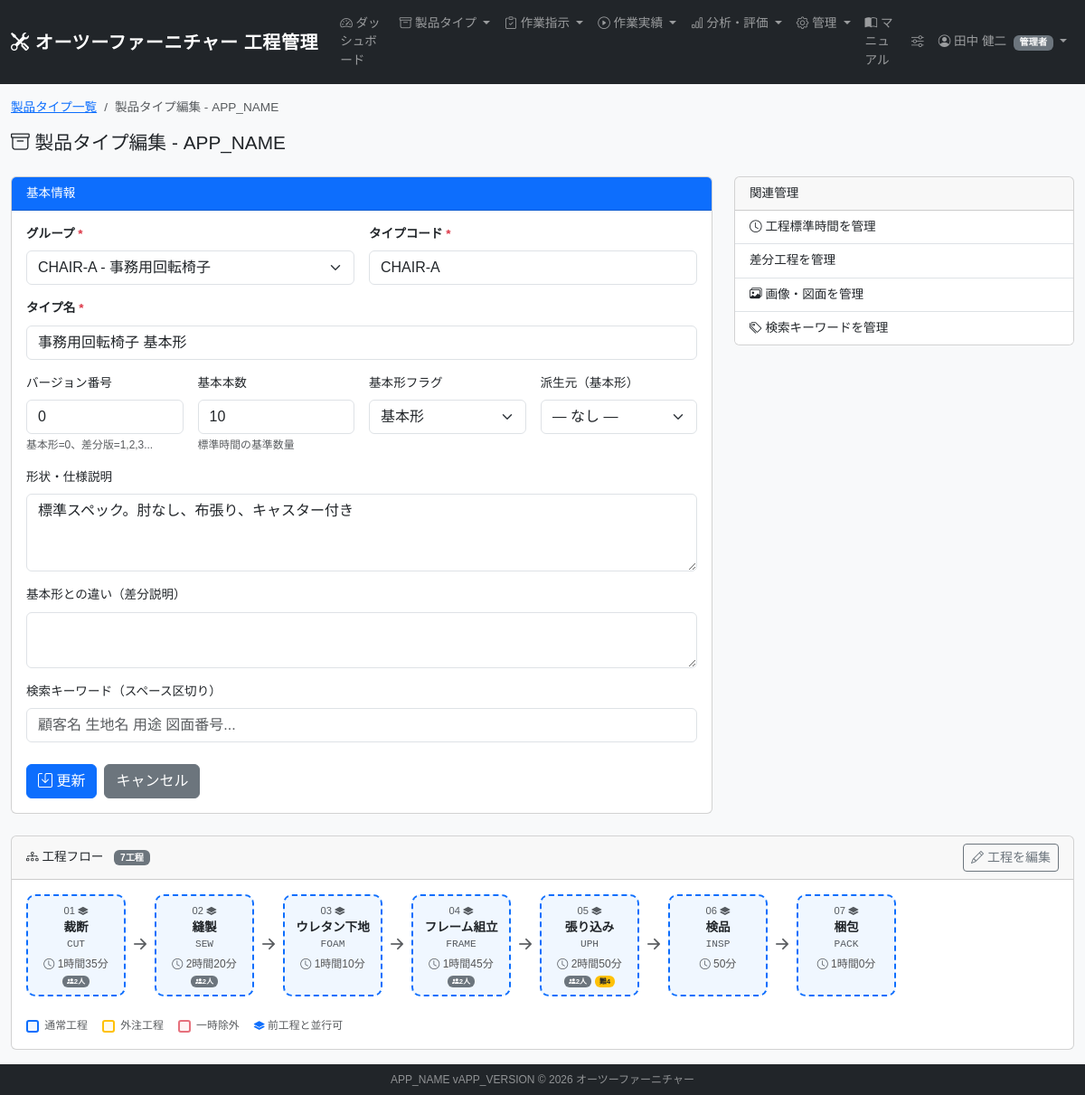
The app's page /chair_type_form.php?id=1 (signed in) with its own data.
### tables this page shows
CREATE TABLE IF NOT EXISTS chair_types (
    id INT AUTO_INCREMENT PRIMARY KEY,
    chair_type_group_id INT NOT NULL COMMENT '親グループID',
    chair_type_code VARCHAR(100) NOT NULL UNIQUE COMMENT '例：CHAIR-A、CHAIR-A-01、CHAIR-A-02',
    chair_type_name VARCHAR(255) NOT NULL COMMENT '椅子タイプ名',
    version_no INT DEFAULT 0 COMMENT '基本形は0、差分版は1,2,3...',
    is_base_type TINYINT(1) DEFAULT 0 COMMENT '基本形フラグ。基本形なら1',
    base_chair_type_id INT NULL COMMENT '派生元の基本形ID。基本形自身はNULL',
    base_quantity INT DEFAULT 1 COMMENT '標準時間の基準本数',
    shape_summary TEXT NULL COMMENT '形状・仕様の説明',
    difference_summary TEXT NULL COMMENT '基本形との違いの説明',
    search_text TEXT NULL COMMENT '全文検索用テキスト',
    is_active TINYINT(1) DEFAULT 1 COMMENT '論理削除フラグ',
    created_at DATETIME DEFAULT CURRENT_TIMESTAMP,
    updated_at DATETIME DEFAULT CURRENT_TIMESTAMP ON UPDATE CURRENT_TIMESTAMP,
    CONSTRAINT fk_chair_type_group FOREIGN KEY (chair_type_group_id) REFERENCES chair_type_groups(id),
    CONSTRAINT fk_chair_type_base FOREIGN KEY (base_chair_type_id) REFERENCES chair_types(id)
);

CREATE TABLE IF NOT EXISTS chair_type_groups (
    id INT AUTO_INCREMENT PRIMARY KEY,
    group_code VARCHAR(100) NOT NULL UNIQUE COMMENT '基本椅子タイプコード。例：CHAIR-A',
    group_name VARCHAR(255) NOT NULL COMMENT '基本椅子タイプ名',
    memo TEXT NULL COMMENT '基本タイプ全体の説明',
    is_active TINYINT(1) DEFAULT 1,
    created_at DATETIME DEFAULT CURRENT_TIMESTAMP,
    updated_at DATETIME DEFAULT CURRENT_TIMESTAMP ON UPDATE CURRENT_TIMESTAMP
);

CREATE TABLE IF NOT EXISTS chair_type_process_standards (
    id INT AUTO_INCREMENT PRIMARY KEY,
    chair_type_id INT NOT NULL COMMENT '椅子タイプID',
    process_id INT NOT NULL COMMENT '工程ID',
    base_quantity INT DEFAULT 1 COMMENT 'この標準時間の基準本数',
    setup_minutes DECIMAL(10,2) DEFAULT 0 COMMENT '段取り時間（数量に比例しない固定時間）',
    base_work_minutes DECIMAL(10,2) DEFAULT 0 COMMENT '基本本数分の正味作業時間',
    allowance_rate DECIMAL(5,2) DEFAULT 0 COMMENT 'アローアンス率（8.00なら8%）',
    allowance_minutes DECIMAL(10,2) DEFAULT 0 COMMENT '固定アローアンス時間',
    allowance_reason TEXT NULL COMMENT 'アローアンスを設定した理由',
    standard_workers INT DEFAULT 1 COMMENT '標準作業人数',
    difficulty_level INT DEFAULT 1 COMMENT '難易度1-5（評価計算で使用）',
    can_start_parallel     TINYINT(1)   DEFAULT 1   COMMENT '同時進行可能か（1=可）',
    display_order          INT          DEFAULT 0   COMMENT '工程表示順',
    is_active              TINYINT(1)   DEFAULT 1,
    is_outsourced          TINYINT(1)   DEFAULT 0   COMMENT '外注フラグ（1=外注）',
    outsource_vendor       VARCHAR(200) NULL        COMMENT '外注先名',
    outsource_lead_days    INT          DEFAULT 0   COMMENT '外注リードタイム（営業日数）',
    is_temporarily_excluded TINYINT(1)  DEFAULT 0   COMMENT '一時除外フラグ',
    excluded_reason        VARCHAR(500) NULL        COMMENT '一時除外の理由',
    created_at DATETIME DEFAULT CURRENT_TIMESTAMP,
    updated_at DATETIME DEFAULT CURRENT_TIMESTAMP ON UPDATE CURRENT_TIMESTAMP,
    UNIQUE KEY uq_chair_process (chair_type_id, process_id),
    CONSTRAINT fk_ctps_chair_type FOREIGN KEY (chair_type_id) REFERENCES chair_types(id),
    CONSTRAINT fk_ctps_process FOREIGN KEY (process_id) REFERENCES processes(id)
);

CREATE TABLE IF NOT EXISTS processes (
    id INT AUTO_INCREMENT PRIMARY KEY,
    process_code VARCHAR(50) NOT NULL UNIQUE COMMENT '工程コード',
    process_name VARCHAR(100) NOT NULL COMMENT '工程名',
    display_order INT DEFAULT 0 COMMENT '表示順',
    is_active TINYINT(1) DEFAULT 1,
    created_at DATETIME DEFAULT CURRENT_TIMESTAMP
);

### app/functions.php (called while the page is built, shortened)
<?php
function h(mixed $str): string {
    return htmlspecialchars((string)($str ?? ''), ENT_QUOTES | ENT_HTML5, 'UTF-8');
}
function formatMinutes(float $minutes): string {
    $h = floor($minutes / 60);
    $m = round($minutes % 60);
    if ($h === 0.0) return "{$m}分";
    return "{$h}時間{$m}分";
}
function getInt(string $key, int $default = 0): int {
    return isset($_GET[$key]) ? (int)$_GET[$key] : $default;
}

### app/db.php (called while the page is built, shortened)
<?php
function getDB(): PDO {
    static $pdo = null;
    if ($pdo !== null) {
        return $pdo;
    }
    $dsn = sprintf(
        'mysql:host=%s;dbname=%s;charset=%s',
        DB_HOST, DB_NAME, DB_CHARSET
    );
    try {
        $pdo = new PDO($dsn, DB_USER, DB_PASS, [
            PDO::ATTR_ERRMODE            => PDO::ERRMODE_EXCEPTION,
            PDO::ATTR_DEFAULT_FETCH_MODE => PDO::FETCH_ASSOC,
            PDO::ATTR_EMULATE_PREPARES   => false,
        ]);
    } catch (PDOException $e) {
        error_log('[DB接続エラー] ' . $e->getMessage());
        http_response_code(503);
        die('<h1>データベース接続に失敗しました。管理者に連絡してください。</h1>');
    }
    return $pdo;
}
function dbFetchAll(string $sql, array $params = []): array {
    $stmt = getDB()->prepare($sql);
    $stmt->execute($params);
    return $stmt->fetchAll();
}
function dbFetchOne(string $sql, array $params = []): array|false {
    $stmt = getDB()->prepare($sql);
    $stmt->execute($params);
    return $stmt->fetch();
}

### app/chair_type_service.php (called while the page is built, shortened)
<?php
function getChairTypeGroups(): array {
    return dbFetchAll(
        "SELECT * FROM chair_type_groups WHERE is_active = 1 ORDER BY group_code"
    );
}

### public/chair_type_form.php (the view, shortened to what this page needs)
<?php
require_once __DIR__ . '/../app/db.php';
require_once __DIR__ . '/../app/auth.php';
require_once __DIR__ . '/../app/functions.php';
require_once __DIR__ . '/../app/chair_type_service.php';
$id        = getInt('id');
$isEdit    = $id > 0;
$pageTitle = $isEdit ? '製品タイプ編集' : '製品タイプ登録';
$chairType = null;
if ($isEdit) {
    $chairType = dbFetchOne("SELECT * FROM chair_types WHERE id = ? AND is_active = 1", [$id]);
}
$groups   = getChairTypeGroups();
$flowProcesses = [];
if ($isEdit) {
    $flowProcesses = dbFetchAll(
        "SELECT ctps.display_order, ctps.setup_minutes, ctps.base_work_minutes,
                ctps.standard_workers, ctps.difficulty_level, ctps.can_start_parallel,
                ctps.is_outsourced, ctps.outsource_vendor, ctps.is_temporarily_excluded,
                ctps.is_active,
                p.id AS process_id, p.process_name, p.process_code
         FROM chair_type_process_standards ctps
         JOIN processes p ON ctps.process_id = p.id
         WHERE ctps.chair_type_id = ? AND ctps.is_active = 1
         ORDER BY ctps.display_order, p.display_order",
        [$id]
    );
}
require __DIR__ . '/parts/header.php';
?>
<div class="row mb-3">
  <div class="col">
    <nav aria-label="breadcrumb">
      <ol class="breadcrumb">
        <li class="breadcrumb-item"><a href="chair_types.php">製品タイプ一覧</a></li>
        <li class="breadcrumb-item active"><?= $pageTitle ?></li>
      </ol>
    </nav>
    <h2><i class="bi bi-archive"></i> <?= $pageTitle ?></h2>
  </div>
</div>
<div class="row">
  <div class="col-md-8">
    <div class="card">
      <div class="card-header bg-primary text-white">基本情報</div>
      <div class="card-body">
        <form method="post">
          <div class="row g-3">
            <div class="col-md-6">
              <label class="form-label fw-bold">グループ <span class="text-danger">*</span></label>
              <select name="chair_type_group_id" class="form-select" required>
                <?php foreach ($groups as $g): ?>
                <option value="<?= $g['id'] ?>"
                  <?= ($chairType['chair_type_group_id'] ?? '') == $g['id'] ? 'selected' : '' ?>>
                  <?= h($g['group_code']) ?> - <?= h($g['group_name']) ?>
                </option>
                <?php endforeach; ?>
              </select>
            </div>
            <div class="col-md-6">
              <label class="form-label fw-bold">タイプコード <span class="text-danger">*</span></label>
              <input type="text" name="chair_type_code" class="form-control" required
                     placeholder="例: CHAIR-A-01"
                     value="<?= h($chairType['chair_type_code'] ?? '') ?>">
            </div>
            <div class="col-12">
              <label class="form-label fw-bold">タイプ名 <span class="text-danger">*</span></label>
              <input type="text" name="chair_type_name" class="form-control" required
                     value="<?= h($chairType['chair_type_name'] ?? '') ?>">
            </div>
            <div class="col-md-3">
              <label class="form-label">バージョン番号</label>
              <input type="number" name="version_no" class="form-control" min="0"
                     value="<?= h($chairType['version_no'] ?? 0) ?>">
              <div class="form-text">基本形=0、差分版=1,2,3...</div>
            </div>
            <div class="col-md-3">
              <label class="form-label">基本本数</label>
              <input type="number" name="base_quantity" class="form-control" min="1" required
                     value="<?= h($chairType['base_quantity'] ?? 1) ?>">
              <div class="form-text">標準時間の基準数量</div>
            </div>
            <div class="col-md-3">
              <label class="form-label">基本形フラグ</label>
              <select name="is_base_type" class="form-select">
                <option value="1" <?= ($chairType['is_base_type'] ?? 0) ? 'selected' : '' ?>>基本形</option>
              </select>
            </div>
            <div class="col-md-3">
              <label class="form-label">派生元（基本形）</label>
              <select name="base_chair_type_id" class="form-select">
                <option value="">― なし ―</option>
              </select>
            </div>
            <div class="col-12">
              <label class="form-label">形状・仕様説明</label>
              <textarea name="shape_summary" class="form-control" rows="3"
              ><?= h($chairType['shape_summary'] ?? '') ?></textarea>
            </div>
            <div class="col-12">
              <label class="form-label">基本形との違い（差分説明）</label>
              <textarea name="difference_summary" class="form-control" rows="2"
              ><?= h($chairType['difference_summary'] ?? '') ?></textarea>
            </div>
            <div class="col-12">
              <label class="form-label">検索キーワード（スペース区切り）</label>
              <input type="text" name="search_text" class="form-control"
                     placeholder="顧客名 生地名 用途 図面番号..."
                     value="<?= h($chairType['search_text'] ?? '') ?>">
            </div>
          </div>
          <div class="mt-4 d-flex gap-2">
            <button type="submit" class="btn btn-primary">
              <i class="bi bi-save"></i> <?= $isEdit ? '更新' : '登録' ?>
            </button>
            <a href="chair_types.php" class="btn btn-secondary">キャンセル</a>
          </div>
        </form>
      </div>
    </div>
  </div>
  <?php if ($isEdit): ?>
  <div class="col-md-4">
    <div class="card mb-3">
      <div class="card-header">関連管理</div>
      <div class="list-group list-group-flush">
        <a href="standards.php?chair_type_id=<?= $id ?>" class="list-group-item list-group-item-action">
          <i class="bi bi-clock"></i> 工程標準時間を管理
        </a>
        <a href="adjustments.php?chair_type_id=<?= $id ?>" class="list-group-item list-group-item-action">
          <i class="bi bi-plus-minus"></i> 差分工程を管理
        </a>
        <a href="chair_type_media.php?chair_type_id=<?= $id ?>" class="list-group-item list-group-item-action">
          <i class="bi bi-images"></i> 画像・図面を管理
        </a>
        <a href="chair_type_keywords.php?chair_type_id=<?= $id ?>" class="list-group-item list-group-item-action">
          <i class="bi bi-tags"></i> 検索キーワードを管理
        </a>
      </div>
    </div>
  </div>
  <?php endif; ?>
</div>
<?php if ($isEdit && !empty($flowProcesses)): ?>
<div class="row mt-4">
  <div class="col-12">
    <div class="card">
      <div class="card-header d-flex align-items-center gap-2">
        <span><i class="bi bi-diagram-3"></i> 工程フロー</span>
        <span class="badge bg-secondary ms-1"><?= count($flowProcesses) ?>工程</span>
        <a href="standards.php?chair_type_id=<?= $id ?>" class="btn btn-sm btn-outline-secondary ms-auto">
          <i class="bi bi-pencil"></i> 工程を編集
        </a>
      </div>
      <div class="card-body overflow-auto">
        <div class="flowchart-wrap d-flex align-items-stretch gap-0 pb-2">
          <?php foreach ($flowProcesses as $i => $fp):
            $isOut   = !empty($fp['is_outsourced']);
            $isExcl  = !empty($fp['is_temporarily_excluded']);
            $isPara  = !empty($fp['can_start_parallel']);
            $stdMin  = ($fp['setup_minutes'] ?? 0) + ($fp['base_work_minutes'] ?? 0);
            $diff    = (int)($fp['difficulty_level'] ?? 1);
            if ($isExcl)  $nodeClass = 'fc-node-excluded';
            elseif ($isOut) $nodeClass = 'fc-node-outsourced';
            else          $nodeClass = 'fc-node-normal';
          ?>
            <?php if ($i > 0): ?>
            <div class="fc-arrow d-flex align-items-center">
              <i class="bi bi-arrow-right-short fs-3 text-muted"></i>
            </div>
            <?php endif; ?>
            <div class="fc-node <?= $nodeClass ?> <?= $isPara ? 'fc-parallel' : '' ?>
                         <?= $isExcl ? 'fc-excluded' : '' ?>">
              <div class="fc-seq text-muted">
                <?= sprintf('%02d', $i + 1) ?>
                <?php if ($isPara): ?><i class="bi bi-layers-fill" title="並行可"></i><?php endif; ?>
              </div>
              <div class="fc-name fw-bold"><?= h($fp['process_name']) ?></div>
              <div class="fc-code font-monospace text-muted"><?= h($fp['process_code']) ?></div>
              <?php if ($stdMin > 0): ?>
              <div class="fc-time mt-1">
                <i class="bi bi-clock text-muted"></i>
                <?= formatMinutes((float)$stdMin) ?>
              </div>
              <?php endif; ?>
              <div class="fc-badges mt-1 d-flex flex-wrap gap-1 justify-content-center">
                <?php if ($fp['standard_workers'] > 1): ?>
                  <span class="badge bg-secondary" title="標準人数">
                    <i class="bi bi-people-fill"></i><?= $fp['standard_workers'] ?>人
                  </span>
                <?php endif; ?>
                <?php if ($diff >= 4): ?>
                  <span class="badge bg-<?= $diff === 5 ? 'danger' : 'warning text-dark' ?>" title="難易度">
                    難<?= $diff ?>
                  </span>
                <?php endif; ?>
              </div>
            </div>
          <?php endforeach; ?>
        </div>
        <div class="d-flex gap-3 mt-3 flex-wrap small text-muted">
          <span><span class="fc-legend fc-node-normal d-inline-block"></span> 通常工程</span>
          <span><span class="fc-legend fc-node-outsourced d-inline-block"></span> 外注工程</span>
          <span><span class="fc-legend fc-node-excluded d-inline-block"></span> 一時除外</span>
          <span><i class="bi bi-layers-fill text-primary"></i> 前工程と並行可</span>
        </div>
      </div>
    </div>
  </div>
</div>
<?php endif; ?>
<?php require __DIR__ . '/parts/footer.php'; ?>

### public/assets/css/style.css (style rules this page uses)
body { font-family: 'Hiragino Kaku Gothic ProN', 'Meiryo', 'Yu Gothic', sans-serif; font-size: 0.85rem; background-color: #f8f9fa; }
h2 { font-size: 1.3rem; }
.card-header { font-size: 0.85rem; }

### public/chair_type_form.php (style rules this page uses)
.flowchart-wrap { min-width: max-content; }
.fc-node { border: 2px solid #0d6efd; border-radius: 10px; background: #f0f7ff; min-width: 110px; max-width: 130px; padding: 8px 10px; text-align: center; }
.fc-node-outsourced { border-color: #ffc107; background: #fffbf0; }
.fc-node-excluded { border-color: #dc3545; background: #fff0f0; opacity: .7; }
.fc-parallel { border-style: dashed; }
.fc-seq { font-size: .7rem; color: #999; margin-bottom: 2px; }
.fc-name { font-size: .85rem; line-height: 1.2; }
.fc-code { font-size: .7rem; color: #888; margin-top: 2px; }
.fc-time { font-size: .75rem; color: #555; }
.fc-badges { font-size: .65rem; }
.fc-arrow { padding: 0 2px; }
.fc-legend { width: 14px; height: 14px; border: 2px solid #0d6efd; border-radius: 3px; background: #f0f7ff; vertical-align: middle; margin-right: 3px; }
.fc-legend.fc-node-outsourced { border-color: #ffc107; background: #fffbf0; }
.fc-legend.fc-node-excluded { border-color: #dc3545; background: #fff0f0; }

### records on screen
chair_types: chair_type_group_id "CHAIR-A - 事務用回転椅子", chair_type_code "CHAIR-A", chair_type_name "事務用回転椅子 基本形", version_no "0", base_quantity "10", is_base_type "基本形", shape_summary "標準スペック。肘なし、布張り、キャスター付き"
chair_type_process_standards: can_start_parallel 1 (drawn), process.process_name "裁断", process.process_code "CUT", formatMinutes((float)$stdMin) "1時間35分", standard_workers "2"
chair_type_process_standards: can_start_parallel 1 (drawn), process.process_name "縫製", process.process_code "SEW", formatMinutes((float)$stdMin) "2時間20分", standard_workers "2"
chair_type_process_standards: can_start_parallel 1 (drawn), process.process_name "ウレタン下地", process.process_code "FOAM", formatMinutes((float)$stdMin) "1時間10分"
chair_type_process_standards: can_start_parallel 1 (drawn), process.process_name "フレーム組立", process.process_code "FRAME", formatMinutes((float)$stdMin) "1時間45分", standard_workers "2"
chair_type_process_standards: can_start_parallel 1 (drawn), process.process_name "張り込み", process.process_code "UPH", formatMinutes((float)$stdMin) "2時間50分", standard_workers "2", difficulty_level "4"
chair_type_process_standards: can_start_parallel 1 (drawn), process.process_name "検品", process.process_code "INSP", formatMinutes((float)$stdMin) "50分"
chair_type_process_standards: can_start_parallel 1 (drawn), process.process_name "梱包", process.process_code "PACK", formatMinutes((float)$stdMin) "1時間0分"

### other values on screen
$user['name'] "田中 健二"
roleLabel($user['role']) "管理者"
$pageTitle "製品タイプ編集 - APP_NAME"
count($flowProcesses) "7"
APP_NAME "APP_NAME"
APP_VERSION "APP_VERSION"
